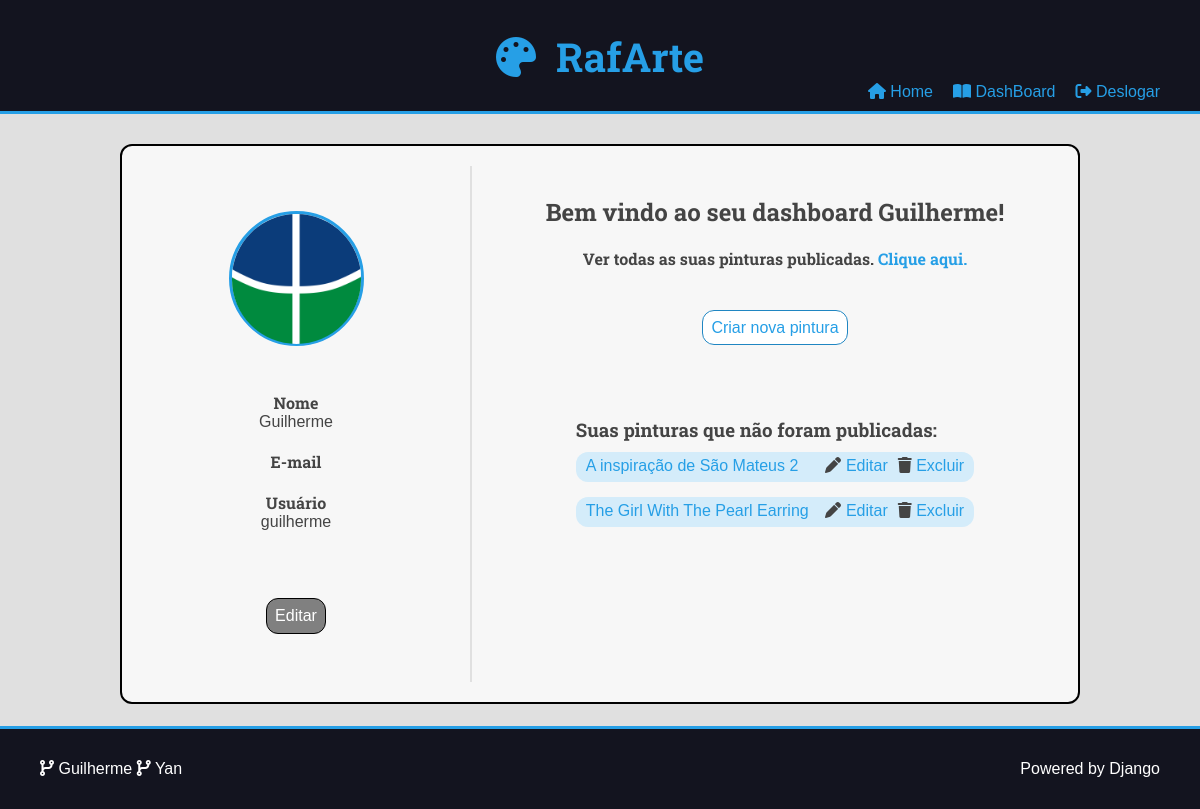
/user/dashboard/ (signed in), run on the app's committed database.
### museum/models.py (models this page shows, shortened)
class Painting(models.Model):
    name = models.CharField(max_length=50)
    date = models.CharField(max_length=10, null=True, blank=True)
    description = models.TextField(blank=True)
    cover = models.ImageField(upload_to='museum/cover/%Y/%m/%d/')
    post_date = models.DateField(auto_now=True)
    summary = models.CharField(max_length=250)
    is_published = models.BooleanField(default=False)
    author = models.ManyToManyField(
        Author, blank=True,
        default=None
    )
    church = models.ForeignKey(
        Church, on_delete=models.SET_NULL, null=True, blank=True,
        default=None
    )
    engraving = models.ManyToManyField(
        Engraving, blank=True,
        default=None
    )
    post_author = models.ForeignKey(
        User, on_delete=models.SET_NULL, null=True
    )
    class Meta:
        db_table = 'PAINTING'

### user/views.py (the view)
# urls.py: path('dashboard/', views.dashboard, name='dashboard'),
@require_GET
@login_required(login_url='user:login')
def dashboard(request:HttpRequest) -> HttpResponse:
    user = request.user
    if request.session.get('engravings'):
        del(request.session['engravings'])
    paintings = Painting.objects.filter(
        is_published=False, post_author=user
    ).order_by('-id')
    return render(request, 'user/pages/dashboard.html', {
        'paintings': paintings,
        'search': False,
    })

### user/templates/user/pages/dashboard.html (shortened to what this page needs)
{% extends 'templates/pages/global.html' %}
{% load static %}
{% block content %}
    <div class="main-content center container dashboard-card">
        <div class="dashboard-header">
            <div class="avatar center-flex">
                    <a class="avatar-photo-container open-button" onclick="openForm()">
                        <img class="avatar-photo" src= "{% static '/static/images/unb-logo.png' %}" alt="UnB logo" />
                    </a>
            </div>
            <div class="dashboard-info">
                <div class="user-info center-flex-main">
                    <h4>Nome </h4>
                    <p> {{user.get_full_name}}</p>
                </div>
                <div class="user-info center-flex-main">
                    <h4>E-mail </h4>
                </div>
                <div class="user-info center-flex-main">
                    <h4> Usuário </h4>
                    <p> {{user.username}}</p>
                </div>
            </div>
            <a class="dashboard-button-dark center-flex-main" href="{% url 'user:edit' %}">Editar</a>
        </div>
        <div class="dashboard-content">
            <div class='login-message'>
                <h2 class="dash-message">Bem vindo ao seu dashboard {% if user.first_name %}{{ user.first_name }}{% else %}{{user.username}}{% endif %}!</h2>
                <h4>Ver todas as suas pinturas publicadas. <a href="{% url 'user:paintings_published' %}">Clique aqui.</a></h4>
            </div>
            <div class="authors-dashboard-container">
                <div class='login-message center' id="dashboard-button-container">
                    <a class="dashboard-button" onclick="sessionStorage.clear()" href="{% url 'user:painting_create' %}">
                        <span> Criar nova pintura </span>
                    </a>
                </div>
                <h3>Suas pinturas que não foram publicadas:</h3>
                <ul>
                    {% for painting in paintings %}
                        <div class="painting-list-not-published">
                            <li>
                                <div class="painting-modification">
                                    <a href="{% url 'painting:detail_not_published' painting.id %}">{{painting.name}}</a>
                                    <div class="painting-edit">
                                        <i class="fas fa-pen"></i>
                                        <a href="{% url 'user:painting_edit' painting.id %}">Editar</a>
                                        <form class = "form-delete" action="{% url 'user:painting_delete' painting.id %}" method="POST">
                                            <i class="fas fa-trash"></i>
                                            <button id = "button-delete" class="plaintext-button" type="submit">Excluir</button>
                                        </form>
                                    </div>
                                </div>
                            </li>
                        </div>
                    {%empty%}
                        <h3>Nenhuma pintura cadastrada. Crie o seu post.</h3>
                    {% endfor %}
                </ul>
            </div>
        </div>
    </div>
{% endblock content %}

### website/static/css/style.css (style rules this page uses)
:root { --color-primary: #269fe6; --color-primary-hover: #2086c2; --color-primary-dark: #13141f; --color-primary-dark-hover: #212336; --color-primary-light: #d4ecfa; --color-primary-light-hover: #bdd8e7; --color-white: #fff; --color-black: #000; --color-dark-text: #444; --color-info-light: #cce5ff; --color-debug-light: #cce5ff; --color-success-light: #d4edda; --color-alert-light: #fff3cd; --color-warning-light: #fff3cd; --color-error-light: #f8d7da; --color-info-dark: #4d86c4; --color-debug-dark: #4d86c4; --color-success-dark: #4a9c5d; --color-alert-dark: #927f40; --color-warning-dark: #927f40; --color-error-dark: #da525d; --color-gray-0: #f9f9f9; --color-gray-1: #e0e0e0; --color-gray-2: #c7c7c7; --color-gray-3: #aeaeae; --color-gray-4: #959595; --color-gray-5: #7d7d7d; --color-gray-6: #646464; --color-gray-7: #4b4b4b; --color-gray-8: #323232; --color-gray-9: #191919; --color-light-gray: rgb(247, 247, 247); --font-primary: sans-serif; --font-headings: "Roboto Slab", serif; --spacing-gutter-medium: 3rem; --spacing-gutter-large: 4rem; }
* { padding: 0; margin: 0; box-sizing: border-box; }
html { font-size: 62.5%; min-height: 100%; }
body { font-size: 1.6rem; position: relative; min-height: 100%; font-family: var(--font-primary); background: var(--color-gray-1); color: var(--color-dark-text); }
h1, h2, h3, h4, h5, h6 { font-family: var(--font-headings); }
h2 { text-align: center; margin-bottom: 2rem; }
img { max-width: 100%; }
a, .plaintext-button { color: var(--color-primary); text-decoration: none; text-align: center; transition: all 300ms ease-in-out; }
p { word-break: normal; }
.container { max-width: 144rem; margin: 0 auto; padding: var(--spacing-gutter-medium); }
.main-content { padding-top: 0; }
.plaintext-button { display: inline; border: none; background: none; cursor: pointer; color: var(--color-primary); font-size: 1.6rem; }
.login-message { margin: 1rem 0; }
.authors-dashboard-container { max-width: 64rem; text-align: left; padding: var(--spacing-gutter-medium); margin: 0 auto; }
.authors-dashboard-container h3, .authors-dashboard-container p, .authors-dashboard-container ul { list-style-type: none; margin: 1rem 0; }
.center { text-align: center; }
.painting-list-not-published { margin-bottom: 15px; }
.painting-modification { display: flex; justify-content: space-between; padding: 0.5rem; padding-left: 1rem; padding-right: 1rem; margin-bottom: 2px; background: var(--color-primary-light); height: 3rem; border-radius: 12px; }
.painting-edit { display: flex; }
.painting-edit a { margin-right: 10px; }
.painting-edit i { margin-right: 5px; }
.painting-edit form i { margin-right: 0px; }
.dashboard-button { color: var(--color-primary); background-color: white; border: 1px solid var(--color-primary-hover); padding: 8px; width: fit-content; border-radius: 12px; }
.center-flex { align-items: center; display: flex; flex-wrap: wrap; align-content: center; justify-content: center; }
.dashboard-card { border: 2px solid black; padding: 0; border-radius: 12px; background-color: var(--color-light-gray); height: 70vh; width: 80%; display: flex; }
.dashboard-card h3 { margin-top: 8rem; }
.dashboard-button-dark { color: var(--color-white); background-color: gray; border: 1px solid black; padding: 8px; width: fit-content; border-radius: 12px; margin: 0.25rem; }
.avatar { justify-self: flex-start; margin-left: auto; margin-right: auto; display: flex; flex-direction: column; }
.avatar-photo-container { width: 13.5rem; height: 13.5rem; border: 3px solid var(--color-primary); border-radius: 100px; }
.avatar-photo { width: 13rem; height: 13rem; border-radius: 100px; object-fit: cover; transition: all 500ms; }
.dashboard-header { width: 35rem; margin: 2rem 0; border-right: 2px solid var(--color-gray-1); display: flex; flex-direction: column; justify-content: space-evenly; }
.dash-message { align-self: center; justify-self: center; margin-top: 5rem; }
.center-flex-main { margin-left: auto; margin-right: auto; }
.dashboard-info { display: flex; flex-direction: column; }
.dashboard-content { margin-left: auto; margin-right: auto; }
.user-info { display: flex; flex-direction: column; margin-bottom: 2rem; justify-content: space-evenly; }
* { box-sizing: border-box; }
.open-button { cursor: pointer; }

### data on the page
Painting: name "A inspiração de São Mateus 2"
Painting: name "The Girl With The Pearl Earring"

### other printed values
{{ user.get_full_name }} "Guilherme"
{{ user.username }} "guilherme"
{{ user.first_name }} "Guilherme"
